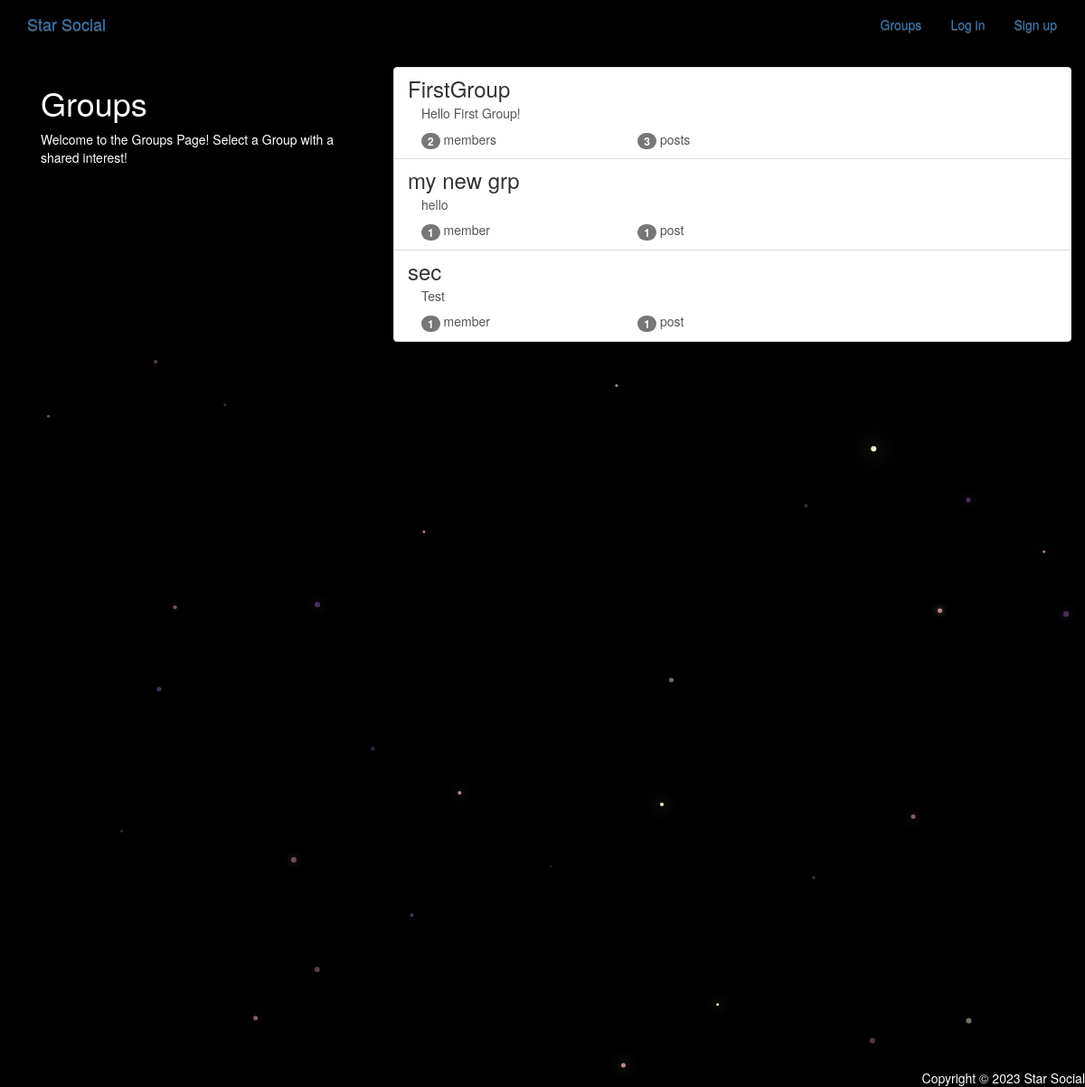
The app's page /groups/ with its own data.
### Groups/models.py (models this page shows, shortened)
class Group(models.Model):
    name = models.CharField(max_length=100, unique=True)
    slug = models.SlugField(allow_unicode=True, unique=True)
    description = models.TextField(blank=True, default='')
    description_html = models.TextField(editable=False, default='', blank=True)
    members = models.ManyToManyField(User, through='GroupMember')
    class Meta:
        ordering = ['name']

### Groups/views.py (the view)
class ListGroups(generic.ListView):
    model = Group

### Groups/templates/groups/group_list.html (shortened to what this page needs)
{% extends 'groups/group_base.html' %}
    {% block pregroup %}
        <div class='col-md-4'>
            <div class='content'>
                <h1>Groups</h1>
                <p>Welcome to the Groups Page! Select a Group with a shared interest!</p>
            </div>
        </div>
    {% endblock %}
    {% block group_content %}
        <div class='col-md-8'>
            <div class='list-group'>
                {% for group in object_list %}
                    <a class='list-group-item' href="{% url 'groups:single' slug=group.slug %}">
                        <h3 class='title list-group-item-heading'>{{group.name}}</h3>
                        <div class='list-group-item-text container-fluid'>
                            {{group.description_html|safe}}
                            <div class='row'>
                                <div class='col-md-4'>
                                    <span class='badge'>{{group.members.count}}</span>
                                    member{{group.members.count|pluralize}}
                                </div>
                                <div class='col-md-4'>
                                    <span class='badge'>{{group.posts.count}}</span>
                                    post{{group.posts.count|pluralize}}
                                </div>
                            </div>
                        </div>
                    </a>
                {% endfor %}
            </div>
        </div>
    {% endblock %}

### static/simplesocial/css/master.css (style rules this page uses)
body { margin: 0; overflow: hidden; background-color: black; color:white; }

### records on screen
Group: name "FirstGroup", description_html "Hello First Group!", members.count "2", posts.count "3"
Group: name "my new grp", description_html "hello", members.count "1", posts.count "1"
Group: name "sec", description_html "Test", members.count "1", posts.count "1"
